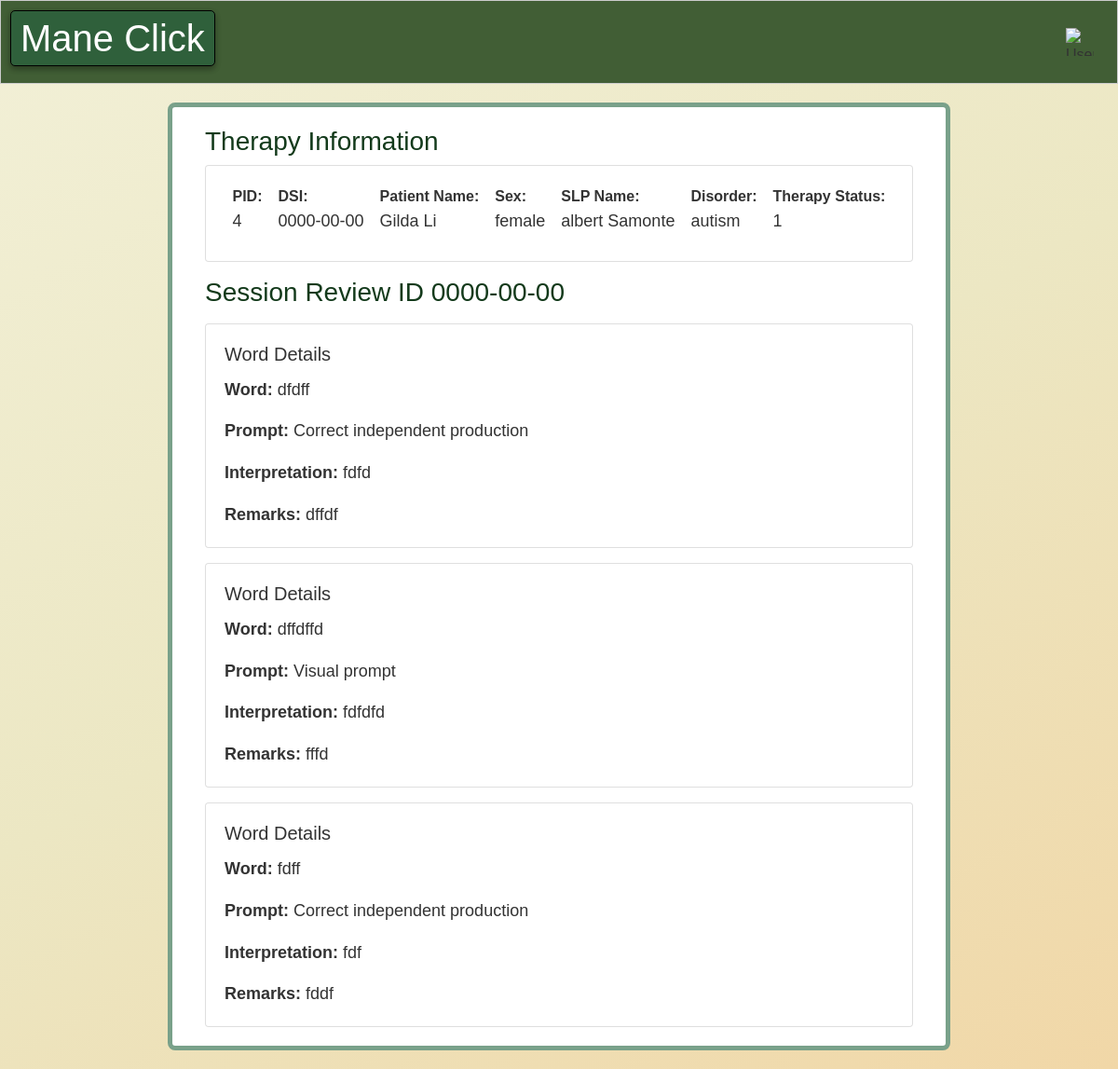
Page /MANECLICK-V.2/FRONTEND/session-profile.php?patient_id=4&date=2024-10-07 (signed in) on the committed database.
### tables this page shows
CREATE TABLE IF NOT EXISTS `therapy` (
  `id` int NOT NULL AUTO_INCREMENT,
  `patient_id` int NOT NULL,
  `name` varchar(100) NOT NULL,
  `sex` enum('male','female','other') NOT NULL,
  `SLP` varchar(100) NOT NULL,
  `disorders` varchar(255) DEFAULT NULL,
  `DSI` date DEFAULT NULL,
  `DOE` date DEFAULT NULL,
  `valid_until` date DEFAULT NULL,
  `FTD` date DEFAULT NULL,
  `TFD` date DEFAULT NULL,
  `overall_remarks` text,
  `status` enum('active','inactive') DEFAULT 'active',
  `createdAt` timestamp NULL DEFAULT CURRENT_TIMESTAMP,
  `user_id` varchar(100) DEFAULT NULL,
  `is_verified` varchar(100) DEFAULT 'No',
  PRIMARY KEY (`id`)
);

CREATE TABLE IF NOT EXISTS `users` (
  `id` int NOT NULL AUTO_INCREMENT,
  `firstname` varchar(50) NOT NULL,
  `lastname` varchar(50) NOT NULL,
  `birthdate` date NOT NULL,
  `address` varchar(255) DEFAULT NULL,
  `phone` varchar(15) DEFAULT NULL,
  `gender` enum('male','female') NOT NULL,
  `email` varchar(100) NOT NULL,
  `username` varchar(50) NOT NULL,
  `password` varchar(255) NOT NULL,
  `role` varchar(50) NOT NULL,
  `status` int DEFAULT '0',
  `prc_id` varchar(50) DEFAULT NULL,
  `prc_id_no` varchar(50) DEFAULT NULL,
  `createdAt` timestamp NULL DEFAULT CURRENT_TIMESTAMP,
  `updatedAt` timestamp NULL DEFAULT CURRENT_TIMESTAMP ON UPDATE CURRENT_TIMESTAMP,
  `province` varchar(100) DEFAULT NULL,
  `city` varchar(100) DEFAULT NULL,
  `barangay` varchar(100) DEFAULT NULL,
  `is_verified` varchar(100) DEFAULT 'No',
  `verification_token` varchar(100) DEFAULT NULL,
  PRIMARY KEY (`id`),
  UNIQUE KEY `email` (`email`),
  UNIQUE KEY `username` (`username`)
);

CREATE TABLE IF NOT EXISTS `t_sessions` (
  `id` int NOT NULL AUTO_INCREMENT,
  `DSI` varchar(255) NOT NULL,
  `patient_id` int NOT NULL,
  `session_number` int NOT NULL,
  `word` varchar(100) NOT NULL,
  `prompt` varchar(255) DEFAULT NULL,
  `interpretation` text,
  `remarks` text,
  `createdAt` timestamp NULL DEFAULT CURRENT_TIMESTAMP,
  `updatedAt` timestamp NULL DEFAULT CURRENT_TIMESTAMP ON UPDATE CURRENT_TIMESTAMP,
  PRIMARY KEY (`id`)
);

### MANECLICK-V.2/FRONTEND/session-profile.php (the view, shortened to what this page needs)
<?php
include '../BACKEND/config/db.php';
$patientId = isset($_GET['patient_id']) ? $_GET['patient_id'] : null;
$date = isset($_GET['date']) ? $_GET['date'] : null;
$stmt = $conn->prepare("SELECT * FROM t_sessions WHERE patient_id = :patientId AND DATE(createdAt) = :date");
$stmt->bindParam(':patientId', $patientId, PDO::PARAM_INT);
$stmt->bindParam(':date', $date, PDO::PARAM_STR);
$stmt->execute();
$existSession = $stmt->fetchAll(PDO::FETCH_ASSOC);
$stmt = $conn->prepare("SELECT * FROM therapy LEFT JOIN users ON therapy.user_id = users.id WHERE patient_id = :patientId");
$stmt->bindParam(':patientId', $patientId, PDO::PARAM_INT);
$stmt->execute();
$therapyDets = $stmt->fetch(PDO::FETCH_ASSOC);
?>
<!DOCTYPE html>
<html lang="en">
<head>
    <link rel="stylesheet" href="./css/index.css">
    <link rel="stylesheet" href="https://stackpath.bootstrapcdn.com/bootstrap/4.5.2/css/bootstrap.min.css">
</head>
<body>
    <div id="header">
        <?php include './component/pageHeader.php' ?>
    </div>
    <div class="cont-component">
        <div class="container w-[50%]">
            <div class="row">
                <div class="col-md-12">
                    <h3 style="color:#133A1B">Therapy Information</h3>
                    <div class="card mb-3">
                        <div class="card-body" style="display:flex; justify-content:space-around">
                            <div class="d-flex flex-column mb-2">
                                <strong>PID:</strong>
                                <p class="card-text"><?php echo $therapyDets['patient_id']; ?></p>
                            </div>
                            <div class="d-flex flex-column mb-2">
                                <strong>DSI:</strong>
                                <p class="card-text"><?php echo $therapyDets['DSI']; ?></p>
                            </div>
                            <div class="d-flex flex-column mb-2">
                                <strong>Patient Name:</strong>
                                <p class="card-text"><?php echo $therapyDets['name']; ?></p>
                            </div>
                            <div class="d-flex flex-column mb-2">
                                <strong>Sex:</strong>
                                <p class="card-text"><?php echo $therapyDets['sex']; ?></p>
                            </div>
                            <div class="d-flex flex-column mb-2">
                                <strong>SLP Name:</strong>
                                <p class="card-text"><?php echo $therapyDets['firstname']." ".$therapyDets['lastname']; ?></p>
                            </div>
                            <div class="d-flex flex-column mb-2">
                                <strong>Disorder:</strong>
                                <p class="card-text"><?php echo $therapyDets['disorders']; ?></p>
                            </div>
                            <div class="d-flex flex-column mb-2">
                                <strong>Therapy Status:</strong>
                                <p class="card-text"><?php echo $therapyDets['status']; ?></p>
                            </div>
                        </div>
                    </div>
                    <h3 style="color:#133A1B">Session Review ID <?php echo $existSession[0]['DSI']; ?></h3>
                    <?php foreach ($existSession as $session) : ?>
                        <div class="card mt-3">
                            <div class="card-body">
                                <h5 class="card-title">Word Details</h5>
                                <p class="card-text"><strong>Word: </strong><?php echo $session['word']; ?></p>
                                <p class="card-text"><strong>Prompt: </strong><?php echo $session['prompt']; ?></p>
                                <p class="card-text"><strong>Interpretation: </strong><?php echo $session['interpretation']; ?></p>
                                <p class="card-text"><strong>Remarks: </strong><?php echo $session['remarks']; ?></p>
                            </div>
                        </div>
                    <?php endforeach; ?>
                </div>
            </div>
        </div>
</body>
</html>

### MANECLICK-V.2/FRONTEND/css/index.css (style rules this page uses)
* { padding: 0; margin: 0; box-sizing: border-box; }
body { font-family: 'Helvetica Neue', Arial, sans-serif; font-size: 16px; line-height: 1.7; color: #2C3E50; background: linear-gradient(150deg, #F2F0D7, #ECE7C3, #f1d7a7); margin: 0; box-sizing: border-box; -webkit-font-smoothing: antialiased; }
h1, h2, h3 { margin-bottom: 10px; }
h3 { font-size: 18px; }
p { margin-bottom: 15px; }

### MANECLICK-V.2/FRONTEND/session-profile.php (style rules this page uses)
body { font-family: Arial, sans-serif; font-size: 16px; line-height: 1.6; color: #333; background-color: #E4DEAE; }
.cont-component { margin: 20px auto; border: 5px solid #79a18a; border-radius: .5rem; width: 70%; padding: 20px; background-color: white; }
.card-body p { font-size: large; }

### rows in the picture
therapy: patient "4", DSI "0000-00-00", name "Gilda Li", sex "female", user.firstname "albert", user.lastname "Samonte", disorders "autism", user.status "1"
t_sessions: DSI "0000-00-00", word "dfdff", prompt "Correct independent production", interpretation "fdfd", remarks "dffdf"
t_sessions: word "dffdffd", prompt "Visual prompt", interpretation "fdfdfd", remarks "fffd"
t_sessions: word "fdff", prompt "Correct independent production", interpretation "fdf", remarks "fddf"
